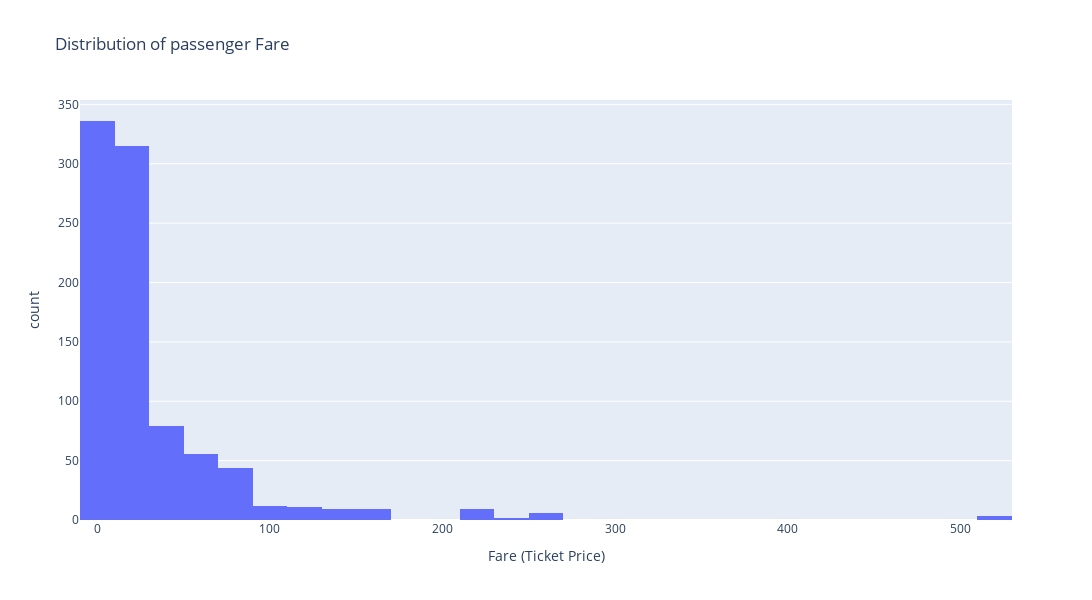

The code cell stored with this chart in its notebook:
### Code cell
fig

### Figure 1 — Plotly figure (JSON) as saved in the notebook; plotly's stock layout.template omitted (floating-point values rounded to 4 significant figures; data arrays with more than 128 entries replaced by an {"elided": "..."} marker saying what was removed)
{"data": [{"bingroup": "x", "hovertemplate": "Fare (Ticket Price)=%{x}<br>count=%{y}<extra></extra>", "legendgroup": "", "marker": {"color": "#636efa", "pattern": {"shape": ""}}, "name": "", "nbinsx": 40, "orientation": "v", "showlegend": false, "type": "histogram", "x": {"elided": "891 float values"}, "xaxis": "x", "yaxis": "y"}], "layout": {"barmode": "relative", "height": 600, "legend": {"tracegroupgap": 0}, "title": {"text": "Distribution of passenger Fare"}, "width": 1200, "xaxis": {"anchor": "y", "domain": [0, 1], "title": {"text": "Fare (Ticket Price)"}}, "yaxis": {"anchor": "x", "domain": [0, 1], "title": {"text": "count"}}}}
